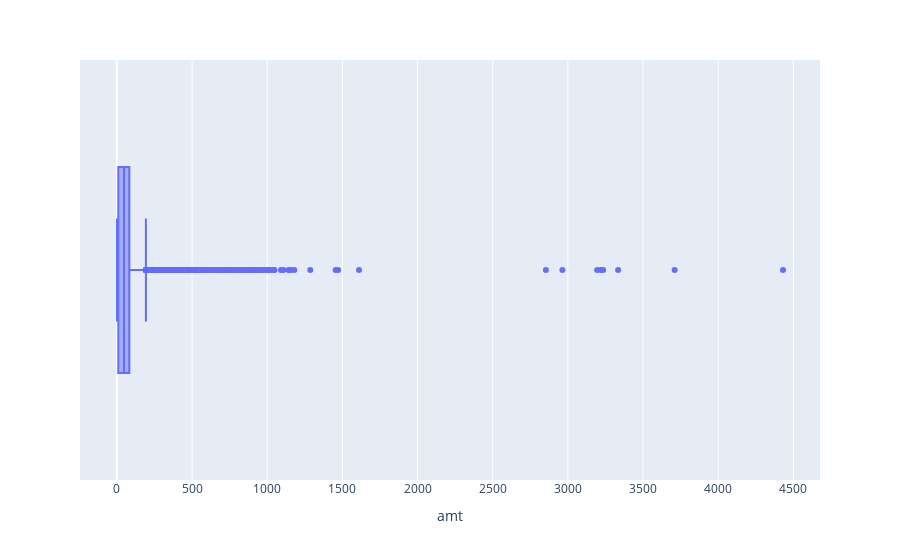

Notebook cell for this chart:
### Markdown cell above
Question : 3

Amount Distribution.

### Code cell
fid = px.box(data , x = "amt")
fid.show()

### Figure 1 — Plotly figure (JSON) as saved in the notebook; plotly's stock layout.template omitted (floating-point values rounded to 4 significant figures; data arrays with more than 128 entries replaced by an {"elided": "..."} marker saying what was removed)
{"data": [{"alignmentgroup": "True", "hovertemplate": "amt=%{x}<extra></extra>", "legendgroup": "", "marker": {"color": "#636efa"}, "name": "", "notched": false, "offsetgroup": "", "orientation": "h", "showlegend": false, "type": "box", "x": {"elided": "10000 float values"}, "x0": " ", "xaxis": "x", "y0": " ", "yaxis": "y"}], "layout": {"boxmode": "group", "legend": {"tracegroupgap": 0}, "margin": {"t": 60}, "xaxis": {"anchor": "y", "domain": [0, 1], "title": {"text": "amt"}}, "yaxis": {"anchor": "x", "domain": [0, 1]}}}
